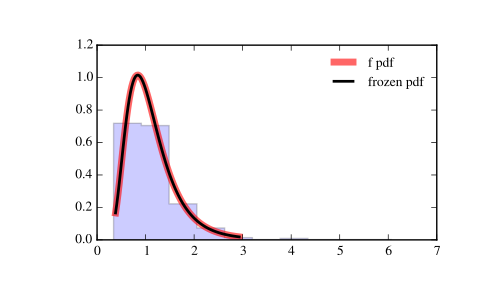

Python code for this plot:
from scipy.stats import f
import matplotlib.pyplot as plt
fig, ax = plt.subplots(1, 1)

# Calculate a few first moments:

dfn, dfd = 29, 18
mean, var, skew, kurt = f.stats(dfn, dfd, moments='mvsk')

# Display the probability density function (``pdf``):

x = np.linspace(f.ppf(0.01, dfn, dfd),
                f.ppf(0.99, dfn, dfd), 100)
ax.plot(x, f.pdf(x, dfn, dfd),
       'r-', lw=5, alpha=0.6, label='f pdf')

# Alternatively, the distribution object can be called (as a function)
# to fix the shape, location and scale parameters. This returns a "frozen"
# RV object holding the given parameters fixed.

# Freeze the distribution and display the frozen ``pdf``:

rv = f(dfn, dfd)
ax.plot(x, rv.pdf(x), 'k-', lw=2, label='frozen pdf')

# Check accuracy of ``cdf`` and ``ppf``:

vals = f.ppf([0.001, 0.5, 0.999], dfn, dfd)
np.allclose([0.001, 0.5, 0.999], f.cdf(vals, dfn, dfd))
# True

# Generate random numbers:

r = f.rvs(dfn, dfd, size=1000)

# And compare the histogram:

ax.hist(r, normed=True, histtype='stepfilled', alpha=0.2)
ax.legend(loc='best', frameon=False)
plt.show()
